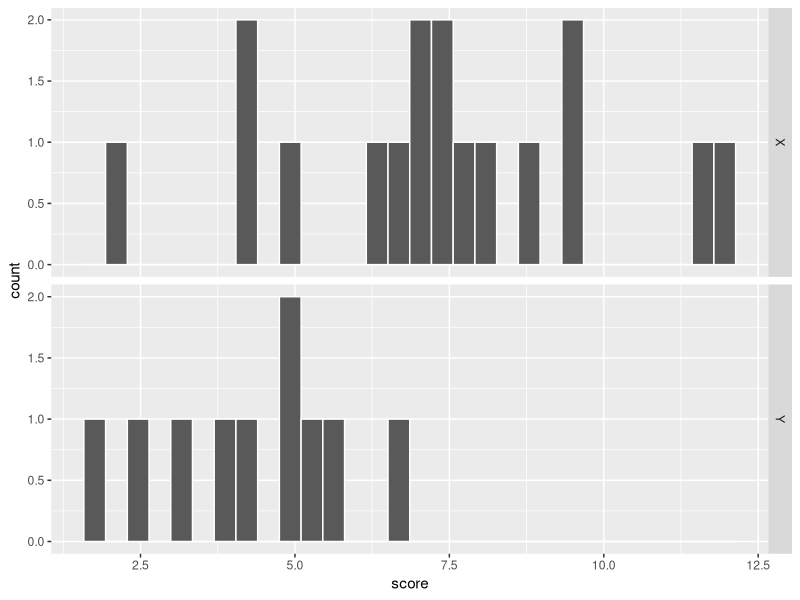
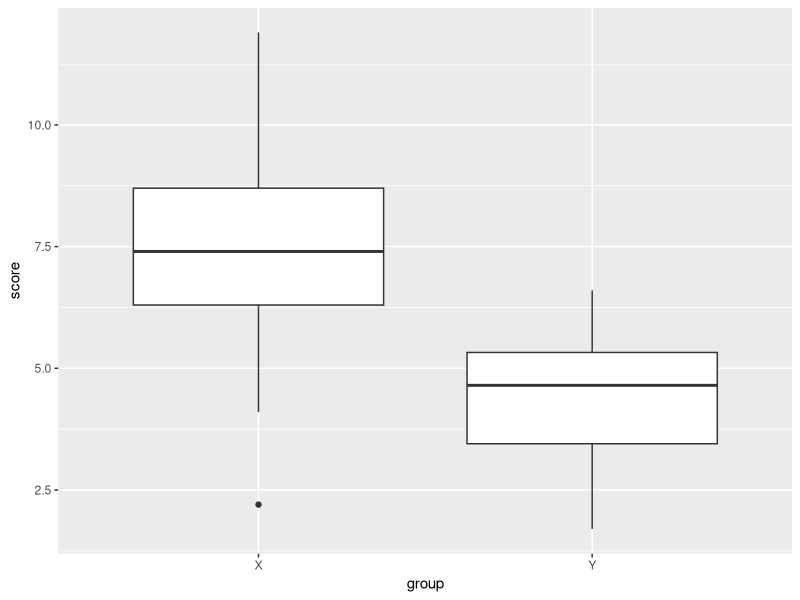
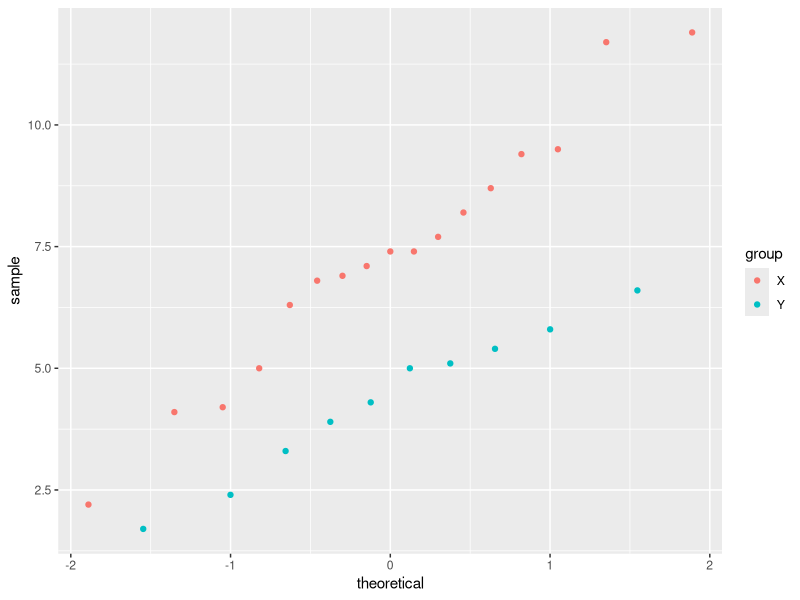
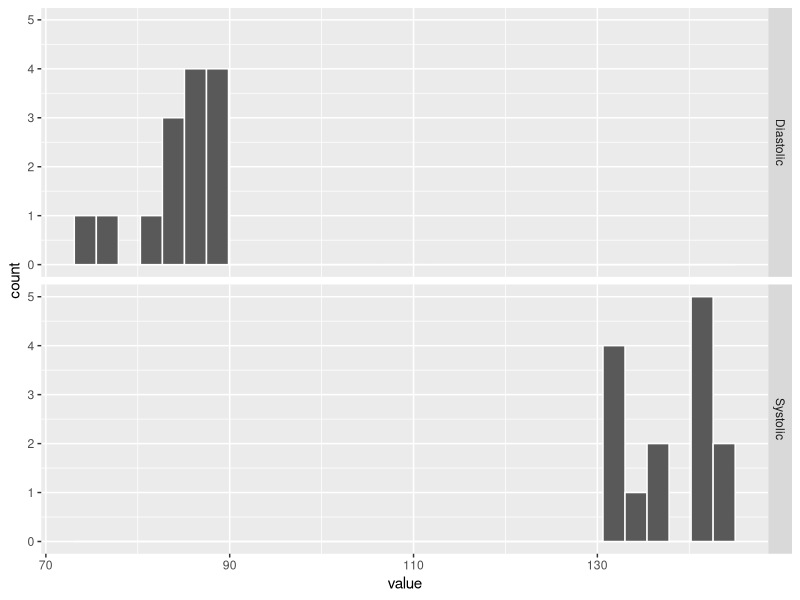
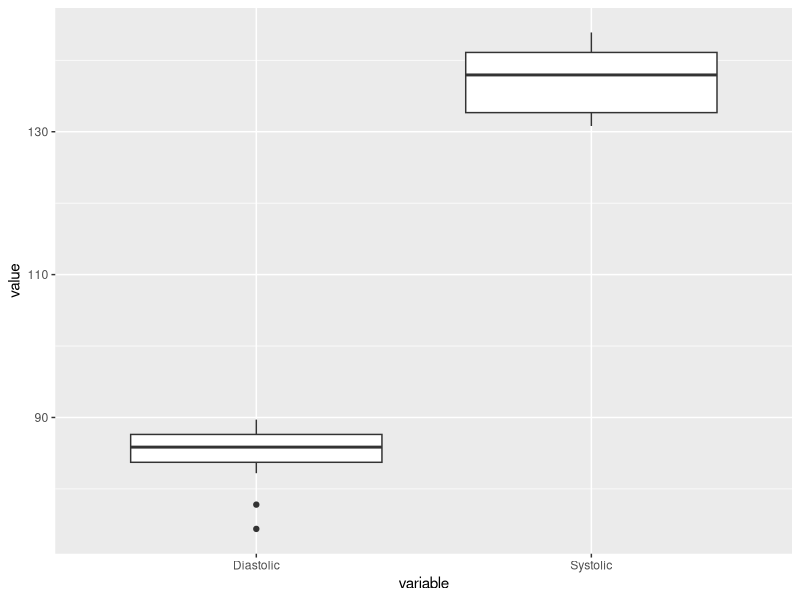
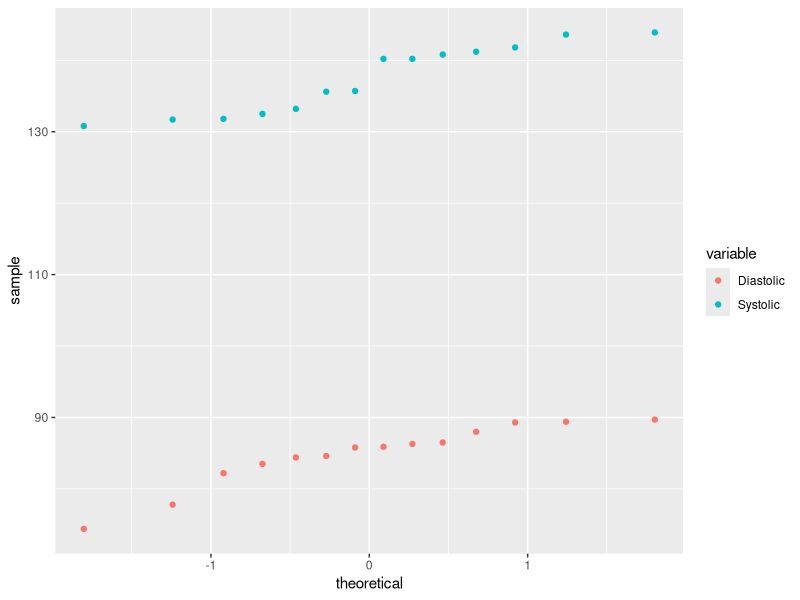
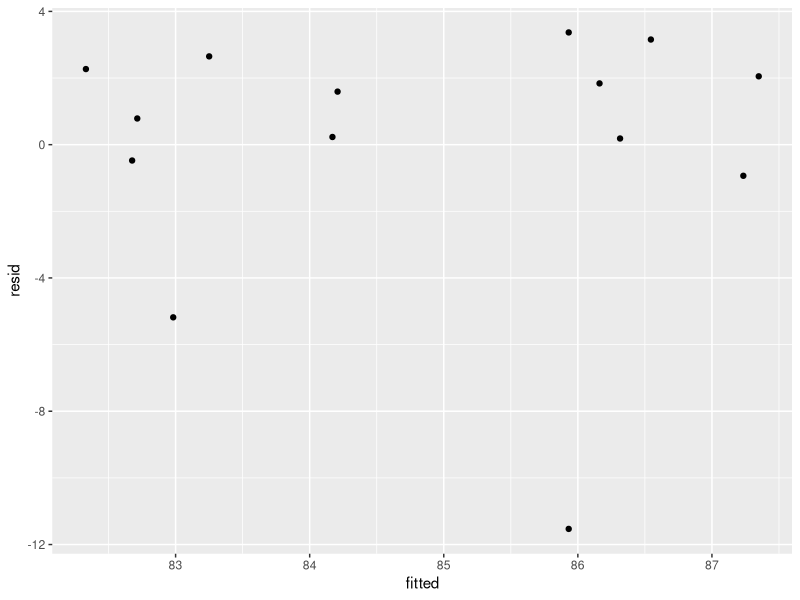
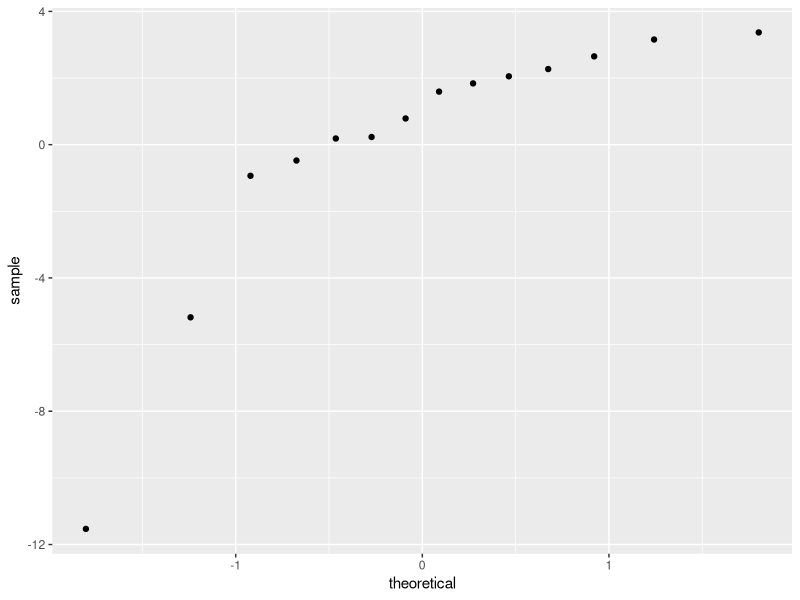

Reproduce these figures in R, in order.
## ---- chunk 1
library(broom)
library(dplyr)
library(ggplot2)
library(lubridate)
library(magrittr)
library(quantreg)
library(reshape2)
library(stringr)
library(tidyr)
## ---- chunk 2
# 1. Collect sample
Ex1 <- data.frame(group = rep(c("X", "Y"), times = c(17, 10)),
                  subject = c(1:17, 1:10),
                  score = c(11.9, 11.7, 9.5, 9.4, 8.7, 8.2, 7.7,
                            7.4, 7.4, 7.1, 6.9, 6.8, 6.3, 
                            5.0, 4.2, 4.1, 2.2, 6.6, 5.8, 5.4, 
                            5.1, 5.0, 4.3, 3.9, 3.3, 2.4, 1.7))

#2. Exploratory Data Analysis
Ex1 %>%
  group_by(group) %>%
  summarise(mean = mean(score),
            median = median(score),
            sd = sd(score),
            range_sd = diff(range(score)) / 4,
            range = diff(range(score)),
            min = min(score),
            p25 = quantile(score, probs = 0.25),
            p75 = quantile(score, probs = 0.75),
            max = max(score))

#2. Check assumptions for parametric analysis
ggplot(data = Ex1,
       mapping = aes(x = score)) + 
  geom_histogram(color = "white") + 
  facet_grid(group ~ .)

ggplot(data = Ex1,
       mapping = aes(x = group,
                     y = score)) + 
  geom_boxplot()

ggplot(data = Ex1,
       mapping = aes(sample = score,
                     colour = group)) + 
  stat_qq()
## ---- chunk 3
t.test(score ~ group, data = Ex1) %>%
tidy()

wilcox.test(score ~ group, data = Ex1) %>%
tidy()
## ---- chunk 4
t.test(score ~ group, data = Ex1) %>%
tidy()
## ---- chunk 5
wilcox.test(score ~ group, data = Ex1) %>%
tidy()
## ---- chunk 6
Ex2 <- data.frame(subject = 1:11,
                  time = c(1.80, 3.30, 5.65, 2.25, 2.50, 3.50, 2.75,
                           3.25, 3.10, 2.70, 3.00))
## ---- chunk 7
Ex2 %>%
  summarise(mean = mean(time),
            median = median(time),
            sd = sd(time),
            range_sd = diff(range(time)) / 4,
            range = diff(range(time)),
            min = min(time),
            p25 = quantile(time, probs = 0.25),
            p75 = quantile(time, probs = 0.75),
            max = max(time))
## ---- chunk 8
t.test(Ex2[["time"]], mu = 3.5) %>% tidy()

mutate(Ex2, high = time >= 3.50) %>%
  group_by(high) %>%
  summarise(freq = n())
binom.test(x = 2, n = 11)
## ---- chunk 9
Ex3 <- data.frame(Doctor = 1:14,
                  Systolic = c(141.8, 140.2, 131.8, 132.5, 135.7, 141.2,
                               143.9, 140.2, 140.8, 131.7, 130.8, 135.6,
                               143.6, 133.2),
                  Diastolic = c(89.7, 74.4, 83.5, 77.8, 85.8, 86.5, 89.4,
                                89.3, 88.0, 82.2, 84.6, 84.4, 86.3, 85.9))

Ex3_tidy <- 
  Ex3 %>%
  select(-Doctor) %>%
  gather(variable, value) 

Ex3_tidy%>%
  group_by(variable) %>%
  summarise(mean = mean(value),
            median = median(value),
            sd = sd(value),
            range_sd = diff(range(value)) / 4,
            range = diff(range(value)),
            min = min(value),
            p25 = quantile(value, probs = 0.25),
            p75 = quantile(value, probs = 0.75),
            max = max(value))

ggplot(data = Ex3_tidy,
       mapping = aes(x = value)) + 
  geom_histogram(color = "white") + 
  facet_grid(variable ~ .)

ggplot(data = Ex3_tidy,
       mapping = aes(x = variable,
                     y = value)) + 
  geom_boxplot()

ggplot(data = Ex3_tidy,
       mapping = aes(sample = value,
                     colour = variable)) + 
  stat_qq()

# Pearson's
with(Ex3, cor.test(Systolic, Diastolic)) %>% tidy()

# Spearman's
with(Ex3, cor.test(Systolic, Diastolic, method = "spearman")) %>% tidy()

## ---- chunk 10
fit <- lm(Diastolic ~ Systolic, data = Ex3)

Ex3 <- Ex3 %>%
  mutate(resid = residuals(fit),
         fitted = fitted(fit))

ggplot(data = Ex3,
       mapping = aes(x = fitted,
                     y = resid)) + 
  geom_point()

ggplot(data = Ex3,
       mapping = aes(sample = resid)) + 
  stat_qq()
## ---- chunk 11
fit_log <- lm(log(Diastolic) ~ Systolic, data = Ex3)
## ---- chunk 12
library(quantreg)
fit_quant <- rq(Diastolic ~ Systolic, data = Ex3)
## ---- chunk 13
tidy(fit)

tidy(fit_log, exponentiate = TRUE)

tidy(fit_quant)
